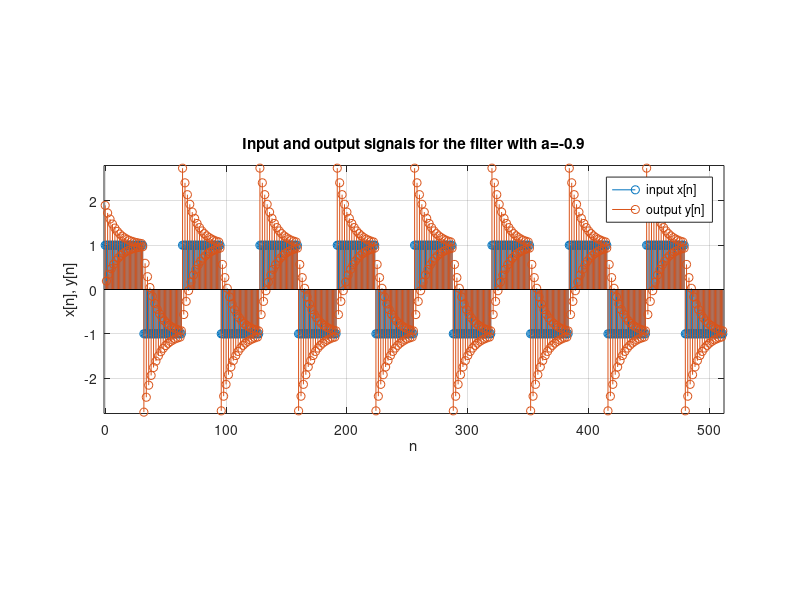
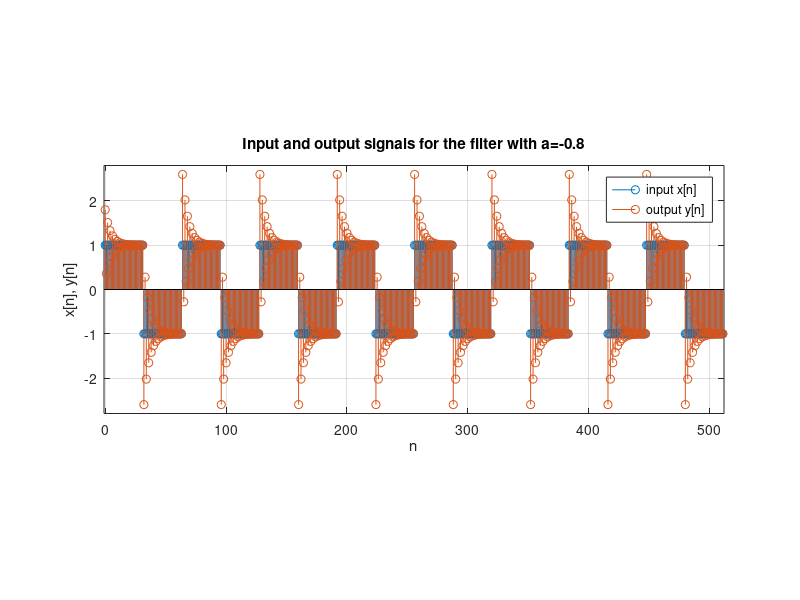
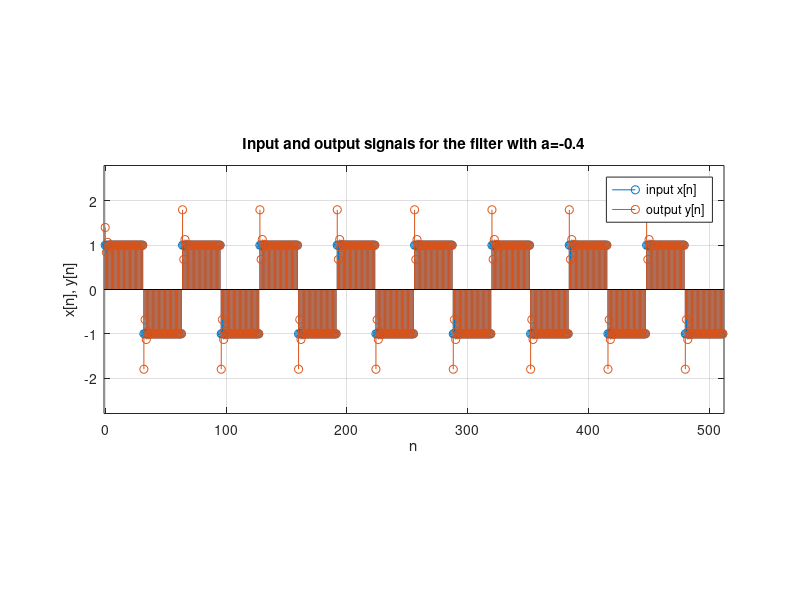
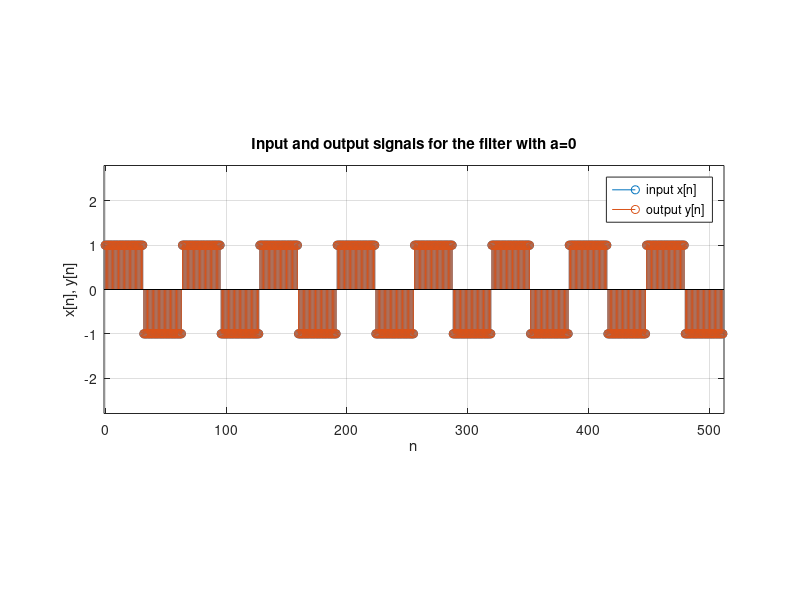

MATLAB code to generate these figures, in order:
% Final Project - Task 1
% Andrea Senacheribbe s224178 

%% signals and filter definitions
clear variables
clc
close all

N=64; % period
N_p=8; % number of periods
N_tot=N*N_p; % total number of samples

n=[0:(N_tot-1)]';

% generating the square wave
DC=0.5; % duty cycle
x_sw=repmat([ones(DC*N,1); -ones((1-DC)*N,1)], N_p, 1);
    % one period of the signal is repeated N_p times
    
% generating the sine wave
x_sin=sqrt(2)*sin(2*pi*n/N);

% filter parameters
a=[-0.9,-0.8,-0.4,0,0.4,0.8,0.9]; 
alpha=1-a;

% outputs of the filter, one column for each val of a
y_sw=zeros(N_tot,length(a)); 
y_sin=zeros(N_tot,length(a));

for i=1:length(a) % iterating for different values of a
    y_sw(1, i)=alpha(i)*x_sw(1);
    y_sin(1, i)=alpha(i)*x_sin(1);
	for j=2:N_tot
        % computing the output using finite difference equations
        y_sw(j, i)=alpha(i)*x_sw(j)+a(i)*y_sw(j-1, i);
        y_sin(j, i)=alpha(i)*x_sin(j)+a(i)*y_sin(j-1, i); 
	end
end

%% plot output square wave
close all
for i=1:length(a)
   figure('PaperOrientation','landscape')
   stem(n,x_sw), hold on, grid on % plotting input
   stem(n, y_sw(:,i)) % vs output of the filter
   title(strcat('Input and output signals for the filter with a=', num2str(a(i)))), legend('input x[n]', 'output y[n]')
   xlabel('n'), ylabel('x[n], y[n]')
   axis([-1 N_tot -2.8 2.8]), pbaspect([2.5 1 1])
   print('-fillpage', strcat('latex/graphics/task1/io_sw_',int2str(i)),'-dpdf')
end

%% plot output sin wave
close all
for i=1:length(a)
   figure('PaperOrientation','landscape')
   stem(n,x_sin), hold on, grid on % plotting input
   stem(n, y_sin(:,i)) % vs output of the filter
   title(strcat('Input and output signals for the filter with a=', num2str(a(i)))), legend('input x[n]', 'output y[n]')
   xlabel('n'), ylabel('x[n], y[n]')
   axis([-1 N_tot -1.5 1.5]), pbaspect([2.5 1 1])
   print('-fillpage', strcat('latex/graphics/task1/io_sin_',int2str(i)),'-dpdf')
end

%% DFT for square wave
close all
X_sw=fft(x_sw(1:N));
for i=1:length(a)
   figure('PaperOrientation','landscape')
   stem(0:N-1,abs(X_sw)), hold on, grid on % dft of input
   stem(0:N-1, abs(fft(y_sw(N*(N_p-1)+1:end,i))))
        % dtf of the output (from last period)
   title(strcat('DFT of input and output signals (a=', num2str(a(i)), ')')), legend('DFT of input x[n]', 'DFT of output y[n]')
   xlabel('k'), ylabel('DFT(x[n]), DFT(y[n])')
   axis([0 N-1 0 45]), pbaspect([2.5 1 1])
   print('-fillpage', strcat('latex/graphics/task1/dft_sw_',int2str(i)),'-dpdf')
end

%% DFT for sin wave
close all
X_sin=fft(x_sin(1:N));

for i=1:length(a)
   figure('PaperOrientation','landscape')
   stem(0:N-1,abs(X_sin)), hold on, grid on % dft of input
   stem(0:N-1, abs(fft(y_sin(N*(N_p-1)+1:end,i))))
        % dtf of the output (from last period)
   title(strcat('DFT of input and output signals (a=', num2str(a(i)), ')')), legend('DFT of input x[n]', 'DFT of output y[n]')
   xlabel('k'), ylabel('DFT(x[n]), DFT(y[n])')
   axis([0 N-1 0 50]), pbaspect([2.5 1 1])
   print('-fillpage', strcat('latex/graphics/task1/dft_sin_',int2str(i)),'-dpdf')
end

%% theoretical sinusoid
close all
H_resp=((1-[-0.8; 0.8])*exp(1j*2*pi/N))./(exp(1j*2*pi/N)-[-0.8; 0.8]);
    % evaluating H(z) (for two val of a) at exp(j 2 pi / N)

% for a = -0.8
figure('PaperOrientation','landscape')
stem(n,y_sin(:,2)), hold on, grid on % plotting filter output
stem(n, abs(H_resp(1))*sqrt(2)*sin(2*pi*n/N+angle(H_resp(1))))
    % vs theoretical output from theoretical sinusoid
title('Comparison of theoretical and simulated output of the filter (a=-0.8)'), legend('simulated output y[n]', 'theoretical output y_{the}[n]')
xlabel('n'), ylabel('y[n], y_{the}[n]')
axis([-1 N*2 -1.5 1.5]), pbaspect([2.5 1 1])
print('-fillpage', 'latex/graphics/task1/theor_sin_2','-dpdf')

% for a = 0.8
figure('PaperOrientation','landscape')
stem(n,y_sin(:,6)), hold on, grid on % plotting filter output 
stem(n, abs(H_resp(2))*sqrt(2)*sin(2*pi*n/N+angle(H_resp(2))))
    % vs theoretical output from theoretical sinusoid
title('Comparison of theoretical and simulated output of the filter (a=0.8)'), legend('simulated output y[n]', 'theoretical output y_{the}[n]')
xlabel('n'), ylabel('y[n], y_{the}[n]')
axis([-1 N*2 -1.5 1.5]), pbaspect([2.5 1 1])
print('-fillpage', 'latex/graphics/task1/theor_sin_6','-dpdf')

%% power
close all
avg_power_sw=zeros(1,length(a));
avg_power_sin=zeros(1,length(a));
for i=1:length(a) % iterating for different values of a
    % evaluating avg power on last period of output signals 
    avg_power_sw(i)=y_sw(N*(N_p-1)+1:end,i)'*y_sw(N*(N_p-1)+1:end,i)/N;
    avg_power_sin(i)=y_sin(N*(N_p-1)+1:end,i)'*y_sin(N*(N_p-1)+1:end,i)/N;
end

figure('PaperOrientation','landscape')
stem(a, avg_power_sw), hold on, grid on
stem(a, avg_power_sin)
title('Comparison of average power for different filter outputs'), legend('square wave', 'sinusoid')
xticks(a), xlabel('a'), ylabel('avg power of y[n]')
pbaspect([2.5 1 1])
print('-fillpage', 'latex/graphics/task1/power','-dpdf')
